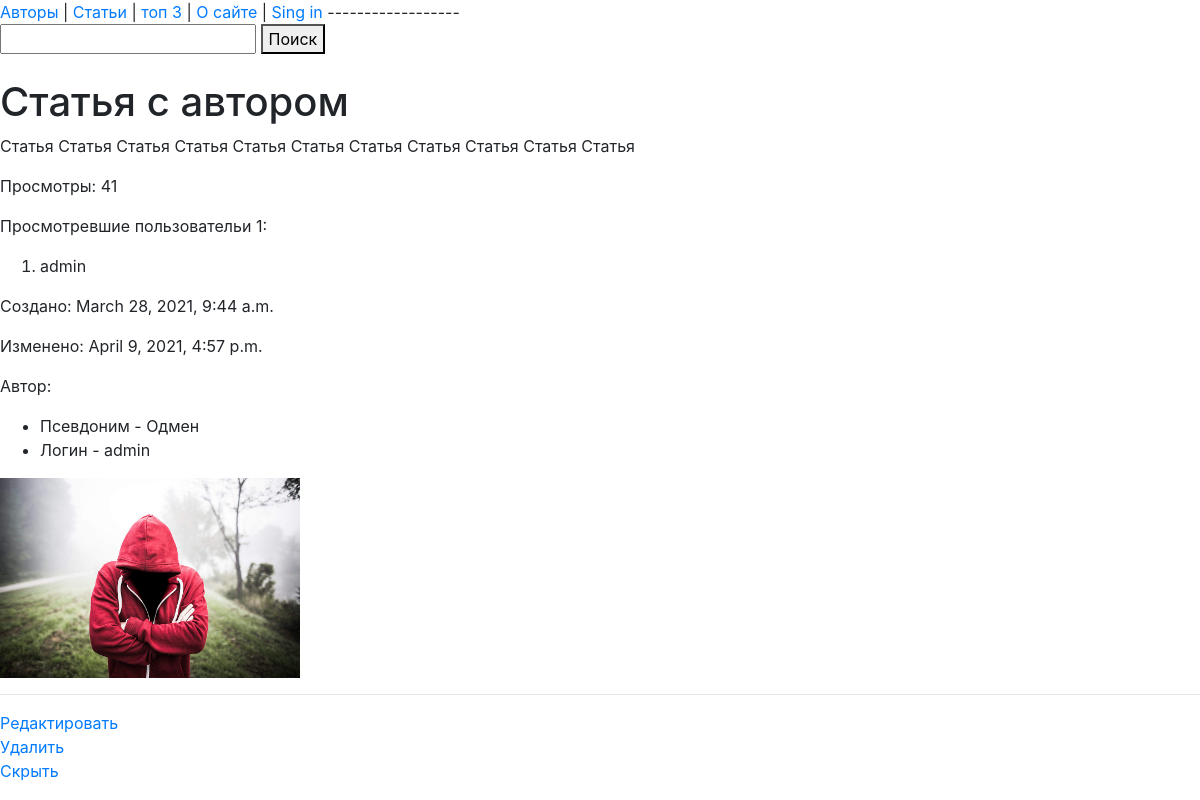
The app's page /article/9/ with its own data.
### core/models.py (models this page shows, shortened)
class Article(models.Model):
    title = models.CharField(max_length=255)
    text  = models.TextField()
    author = models.ForeignKey(
        to="Author",
        on_delete=models.SET_NULL,
        null=True, blank=True,
        related_name="article",
        verbose_name = "Автор"
    )
    readers = models.ManyToManyField(
        to=User,
        related_name="readed_articles",
        blank=True,
    )
    updated_at = models.DateTimeField(auto_now=True, null=True)
    views = models.IntegerField(default=0, verbose_name=" Просмотры")
    created_at = models.DateTimeField(
        auto_now_add=True,
        null=True
    )
    is_active = models.BooleanField(default=True)
    picture = models.ImageField(
        upload_to="articles_image",
        null=True, blank=True,
        verbose_name="Картинка статьи")

class Author(models.Model):
    user = models.OneToOneField(
        to=User,
        on_delete=models.CASCADE,
        related_name="author",
        verbose_name="Пользователь",
        null=False,
        blank=False,
    )
    nik = models.CharField(max_length=55)
    photo = models.ImageField(upload_to='photo', null=True, blank=True)
    class Meta:
        verbose_name = "Автор"
        verbose_name_plural = "Авторы"

### core/views.py (the view)
# urls.py: path('article/<int:id>/', article_page, name='article'),
def article_page(request, id):
    article = Article.objects.get(id=id)
    article.views += 1
    if request.user.is_authenticated:
        article.readers.add(request.user)
        article.save()
    return render(request, "article.html", {"article": article})

### core/templates/article.html (shortened to what this page needs)
{% extends "base.html" %}
{% block content %}
    <h1>{{article.title}}</h1>
    <p>{{article.text}}</p>
    <p>Просмотры: {{ article.views }}</p>
    <p>Просмотревшие пользовательи {{ article.readers.count }}:
        <ol>
            {% for u in article.readers.all %}
            <li> {{ u.username }}</li>
            {% endfor %}
        </ol>
    </p>
    <p>Создано: {{ article.created_at }}</p>
    <p>Изменено: {{ article.updated_at }}</p>
    <p>
        Автор:
        <ul>
            <li>Псевдоним - {{ article.author.nik }}</li>
            <li>Логин  - {{ article.author.user.username }}</li>
        </ul>
    </p>
    {% if article.picture %}
        <img src="{{ article.picture.url }}" width='300px'>
    <br>
    {% endif %}
    <hr>
    <a href="{% url 'article-edit' article.id%}">Редактировать</a>
    <br>
    <a href="{% url 'article_delete' article.id %}"> Удалить</a>
    <br>
    <a href="{% url 'article_hide' article.id %}"> Скрыть</a>
{% endblock %}

### records on screen
Article: title "Статья с автором", text "Статья Статья Статья Статья Статья Статья Статья Статья Статья Статья Статья", views "41", readers.count "1", created_at "March 28, 2021, 9:44 a.m.", updated_at "April 9, 2021, 4:57 p.m.", author.nik "Одмен", author.user.username "admin", picture (picture)

### other values on screen
{{ u.username }} "admin"
